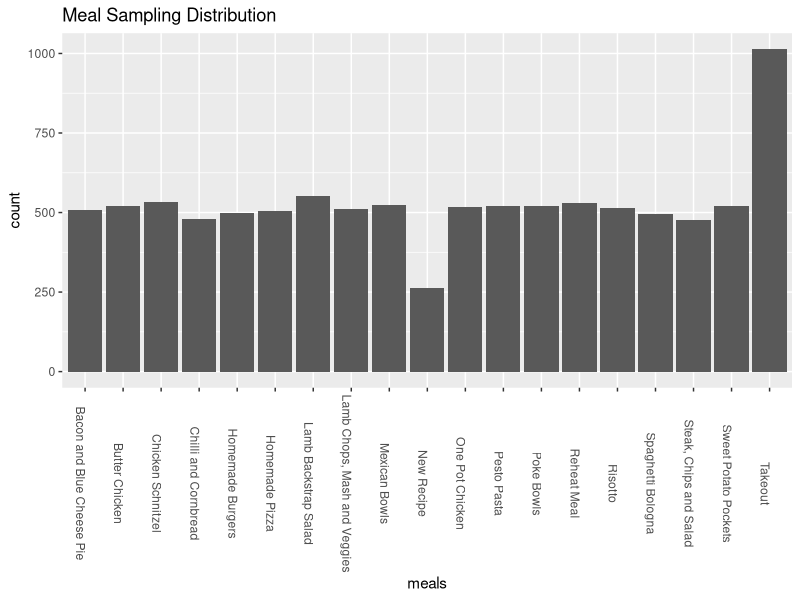

Source code (R):
library(dplyr)
library(tidyverse)

meal_database <- c("Steak, Chips and Salad", "Homemade Pizza", "Spaghetti Bologna", 
            "Butter Chicken", "Sweet Potato Pockets", "Lamb Backstrap Salad",
            "Mexican Bowls", "Pesto Pasta", "Lamb Chops, Mash and Veggies",
            "Chilli and Cornbread", "Risotto", "Poke Bowls", 
            "Reheat Meal", "Homemade Burgers", "One Pot Chicken","Chicken Schnitzel",
            "Bacon and Blue Cheese Pie")

takeout <- "Takeout"

new_recipe <- "New Recipe"

#Frequency of meals set by probabilities.

probabilities <- c((rep(1/14,times=length(meal_database))),1/7, 1/28)

meal_data <- data.frame(meals = c(meal_database, takeout, new_recipe),
                        probability = probabilities) %>%
                        mutate(index = 1:length(meals))

dinner_schedule <- sample(meal_data$index, 7, replace = FALSE, prob = probabilities)

dinner_schedule #sampled index list

dinners <- meal_data$meals[dinner_schedule] #converted to list of meals

dinners

# test and plot probability distribution.

test <- data.frame(meals = sample(meal_data$meals, 10000, replace = TRUE, prob = probabilities))

test %>% ggplot() +
  geom_histogram(aes(meals), stat = "count") +
  theme(axis.text.x = element_text(angle = -90)) +
  ggtitle("Meal Sampling Distribution")

#Intuitively feels okay.

ingredients <- c("avocado", "asparagus", "bread_gluten_free", "bread", "bacon","butter",
                 "broccolini","carrots", "cheese", "cinnamon", "capsicum", "eggs",
                 "eggplant", "hommus", "ham", "lemons", "limes", "lettuce", "mozzarella",
                 "milk", "milk_oat", "mushrooms", "onion_brown", "onion_red", "olives", 
                 "oil_cooking", "pasta", "pizza_bases", "pesto", "rocket", "chorizo", "salami",
                 "cauliflower", "chicken_breast", "chicken_thigh", "chicken_schnitzel",
                 "proscuitto", "pumpkin", "sour_cream", "lamb_chops", "pickled_ginger", 
                 "dried_shallots", "cucumber", "baby_cos_lettuce","steak","tomatoes",
                 "oven_chips","pizza_bases","cheese_mozzarella", "tomato_paste","pepperoni",
                 "beef_mince","garlic","spaghetti","bolognese_sauce","tinned_baby_roma_tomatoes")

#Build matrix with m x n dimensions, m/rows = ingredients and n/columns = meals.

m <- matrix(nrow = length(ingredients), ncol = length(meal_data$meals))

colnames(m) <- c(meal_data$meals)

row.names(m) <- c(ingredients)

#This is the painful part... link ingredients to meals; to assist in pulling a grocery list.
#Assigning a binary indicator = 1; to relevant ingredients with each meal.

#steak chips and salad
m[c("rocket","steak","tomatoes","onion_red","oven_chips","avocado"),"Steak, Chips and Salad"] <- 1

#Homemade Pizza
m[c("pizza_bases","pumpkin","olives","cheese_mozzarella","tomato_paste","pepperoni"),"Homemade Pizza"] <- 1

#Spaghetti Bologna
m[c("beef_mince","onion_brown","garlic","spaghetti","bolognese_sauce","tinned_baby_roma_tomatoes"), "Spaghetti Bologna"] <- 1



#ingredients list pulled from sample and matrix.

